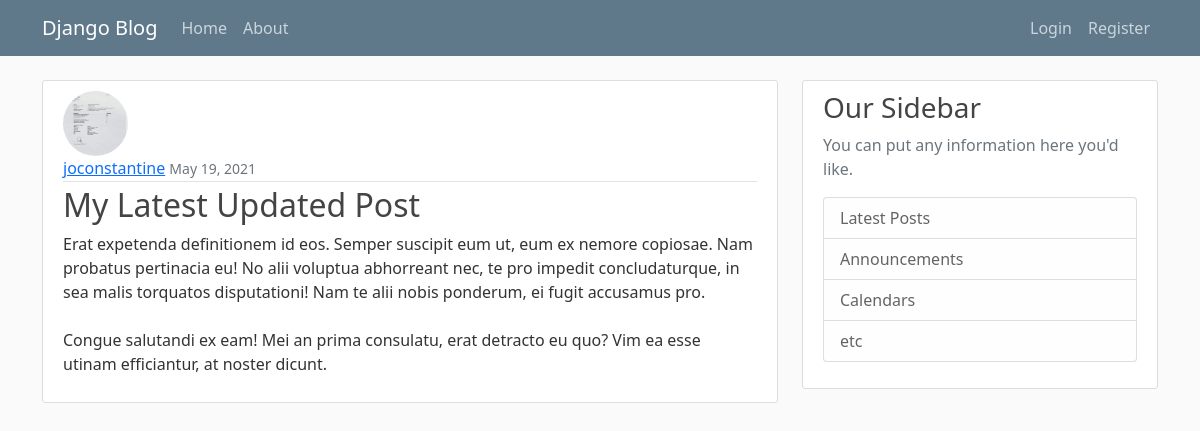
The page /post/30/ on the database its author committed.
### blog/models.py (models this page shows, shortened)
class Post(BaseModel):
    title = models.CharField(max_length=100)
    content = models.TextField()
    date_posted = models.DateTimeField(default=timezone.now)  # default value
    author = models.ForeignKey(User, on_delete=models.CASCADE)

### users/models.py (models this page shows, shortened)
class Profile(BaseModel):
    user: User = models.OneToOneField(User, on_delete=models.CASCADE)  # if user is deleted, delete the profile (1-way)
    image = models.ImageField(default='default.jpg', upload_to='profile_pics')

### blog/views.py (the view)
# urls.py: path('post/<int:pk>/', PostDetailView.as_view(), name='post-detail'),
class PostDetailView(DetailView):
    model = Post

### blog/templates/blog/post_detail.html (shortened to what this page needs)
{% extends "blog/base.html" %}
{% block content %}
    <article class="media content-section">
        <img src="{{ post.author.profile.image.url }}" class="rounded-circle article-img">
        <div class="media-body">
            <div class="article-metadata">
                <a class="mr-2" href="{% url 'user-posts' object.author.username %}">{{ object.author }}</a>
                <small class="text-muted">{{ object.date_posted | date:'F d, Y' }}</small>
            </div>
            <h2 class="article-title">{{ object.title }}</h2>
            <p class="article-content">{{ object.content }}</p>
        </div>
    </article>
{% endblock content%}

### blog/static/blog/main.css (style rules this page uses)
body { background: #fafafa; color: #333333; margin-top: 5rem; }
h1, h2, h3, h4, h5, h6 { color: #444444; }
.content-section { background: #ffffff; padding: 10px 20px; border: 1px solid #dddddd; border-radius: 3px; margin-bottom: 20px; }
.article-title { color: #444444; }
.article-content { white-space: pre-line; }
.article-img { height: 65px; width: 65px; margin-right: 16px; }
.article-metadata { padding-bottom: 1px; margin-bottom: 4px; border-bottom: 1px solid #e3e3e3 }

### rows shown on the page
Post: author.profile.image (picture), author "joconstantine", date_posted "May 19, 2021", title "My Latest Updated Post", content "Erat expetenda definitionem id eos. Semper suscipit eum ut, eum ex nemore copiosae. Nam probatus pertinacia eu! No alii voluptua abhorreant nec, te pro impedit concludaturque, in sea malis torquatos disputationi! Nam te alii nobis ponderum, ei fugit accusamus pro. Congue salutandi ex eam! Mei an prima consulatu, erat detracto eu quo? Vim ea esse utinam efficiantur, at noster dicunt."
